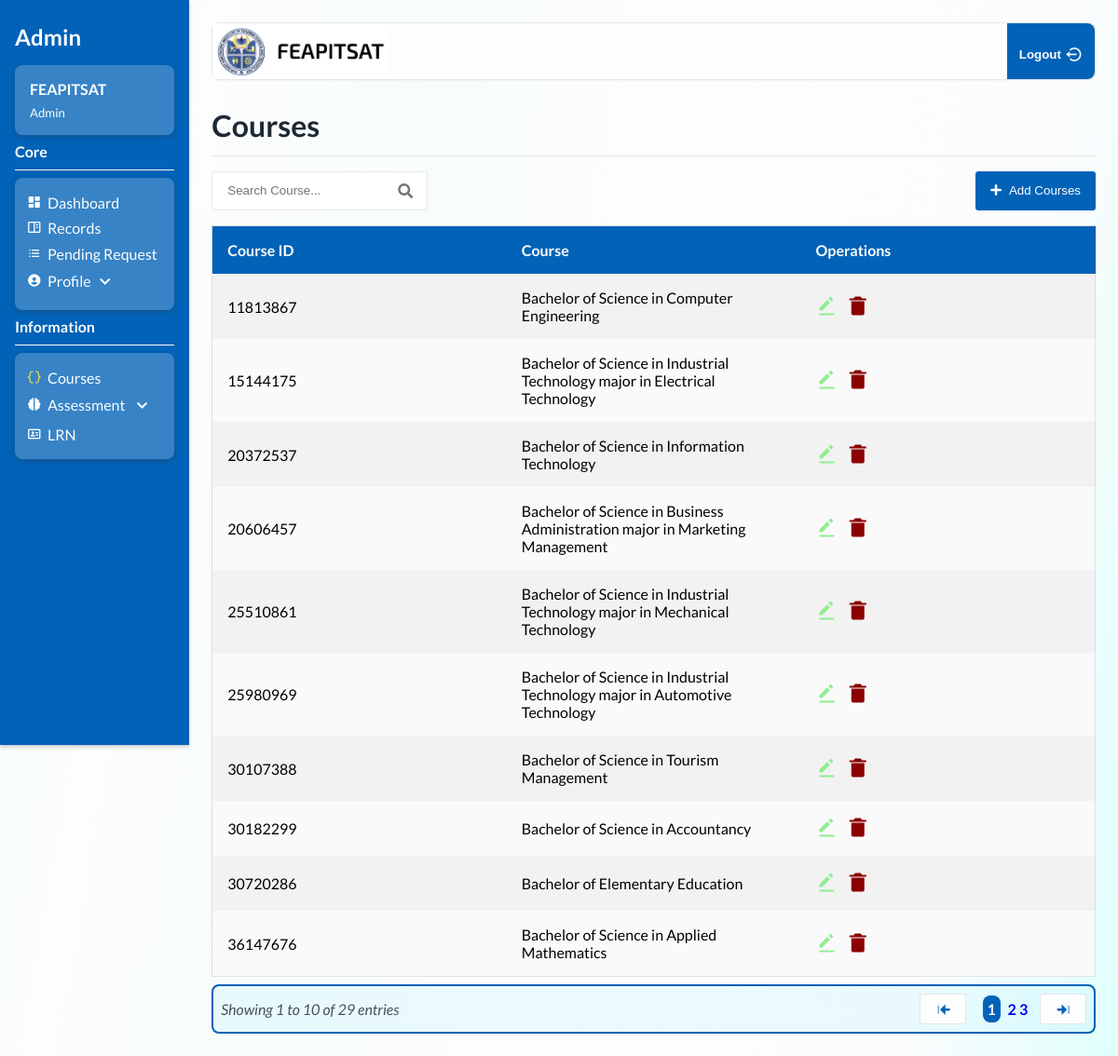
/admin-courses.php (signed in), run on the app's committed database.
### tables this page shows
CREATE TABLE `courses` (
  `course_id` bigint(8) NOT NULL,
  `course_name` varchar(100) NOT NULL,
  `description` longtext NOT NULL,
  `strand` varchar(255) NOT NULL
);

### admin-courses.php (the view, shortened to what this page needs)
<?php
    include("presets/navigation.php");
?>
    <div class="contents__headings">
        <h1>Courses</h1>
    </div>
    <div class="table-wrapper" tabindex="0">
        <div class="table-opr-wrapper">
            <div class="table-wrapper__search">
                <input type="text" name="" id="table-search" onkeyup="courseTable()" placeholder="Search Course..." class="search-input">
                <i class="fas fa-search search-icon"></i>
            </div>
            <button type="button" class="start-button" onclick="showAddModal()">
            <span class="button-icon"><i class="fas fa-plus"></i></span>Add Courses</button>
        </div>
        <table>
            <thead>
                <tr>
                    <th>Course ID</th>
                    <th>Course</th>
                    <th>Operations</th>
                </tr>
            </thead>
            <tbody id="course-data-storage" data-filter-control="true" data-show-search-clear-button="true">
                <?php
                $sql = "SELECT * FROM courses";
                $result = mysqli_query($con, $sql);
                while ($row = mysqli_fetch_assoc($result)) {
                    $course_id = $row['course_id'];
                    $course_name = $row['course_name'];
                    $description = $row['description'];
                    echo '<tr>
                            <td data-cell="Course ID">' . $course_id . '</td>
                            <td data-cell="Course" class="td-course-name">' . $course_name . '</td>
                            <td data-cell="Operations">
                                <a href="javascript:void(0);" onclick="showUpdateModal(' . $course_id . ')"><i class="bx bxs-edit-alt"></i></a>
                                    <div class="update-modal-overlay" id="updateModal_' . $course_id . '" style="display: none;">
                                                <input type="hidden" name="update_course_id" value="' . $course_id . '">
                                                <input type="text" name="new_course_name" class="update-form-input" value="' . $course_name . '" autocomplete="new-password">
                                                    <textarea name="description" class="update-form-textarea" autocomplete="new-password">' . $description . '</textarea>
                                                            <button type="button" class="update-btn-cancel" onclick="closeUpdateModal(' . $course_id . ')">Cancel</button>
                                    </div>
                                    <button class="td__button" onclick="showDeleteConfirmation(' . $course_id . ')">
                                    <i class="bx bxs-trash-alt"></i>
                                    </button>
                                    <div class="modal-overlay" id="confirmationModal_' . $course_id . '" style="display: none;">
                                                        <button class="btn-confirm" onclick="confirmDeletion(' . $course_id . ')">Yes</button>
                                                        <button class="btn-cancel" onclick="closeDeleteConfirmation(' . $course_id . ')">No</button>
                                    </div>
                            </td>
                        </tr>';
                }
                ?>
            </tbody>
        </table>
        <div class="pagination-wrapper">
            <div class="wrapper__title">
                <span id="entryCount" class="entryCount"></span>
            </div>
            <div class="wrapper__pagings">
                <button id="prevPage"><i class='bx bxs-arrow-to-left'></i></button>
                    <span id="pages"></span>
                <button id="nextPage"><i class='bx bxs-arrow-to-right' ></i></button>
            </div>
        </div>
    </div>
</body>
</html>

### presets/navigation.php (shortened to what this page needs)
<!DOCTYPE html>
<html lang="en">
<head>
    <link href='https://unpkg.com/boxicons@2.1.4/css/boxicons.min.css' rel='stylesheet'>
    <link rel="stylesheet" href="css/admin-style.css?v=<?php echo time(); ?>">
    <link rel="stylesheet" href="css/input-file.css">
    <link rel="stylesheet" href="css/forms-buttons/forms-buttons-styles.css?v=<?php echo time(); ?>">
    <link rel="stylesheet" href="https://cdnjs.cloudflare.com/ajax/libs/font-awesome/5.15.3/css/all.min.css">
</head>
<body>
    <div class="dashboard-wrapper">
        <aside class="admin-side-panel">
            <h1>Admin</h1>
            <div class="panel__user">
                <h3>FEAPITSAT</h3>
                <h4>Admin</h4>
            </div>
            <h4>Core</h4>
            <div class="hr-divider" role="separator"></div>
            <div class="panel__list-wrapper">
                <ul>
                    <li><a href="admin-dashboard.php" ><i class='bx bxs-dashboard'></i>&nbsp;&nbsp;Dashboard</a></li>
                    <li><a href="admin-records.php" ><i class='bx bx-book-content'></i>&nbsp;&nbsp;Records</a></li>
                    <li>
                        <a href="admin-approval.php" class="menu-link">
                            <span class="menu-item">
                                <i class='bx bx-list-ul'></i>&nbsp;&nbsp;Pending Request
                            </span>
                        </a>
                    </li>
                        <li class="role-dropdown"><a>
                        <i class='bx bxs-user-circle'></i>&nbsp;&nbsp;Profile
                        <i class='bx bx-chevron-down' style="
                                font-size: 1.5rem;
                                transform: translateY(4.4px);"></i></a></li>
                </ul>
            </div>
            <h4>Information</h4>
            <div class="hr-divider" role="separator"></div>
            <div class="panel__list-wrapper">
                <ul>
                    <li><a href="admin-courses.php"><i class='bx bx-code-curly'></i>&nbsp;&nbsp;Courses</a></li>
                    <li class="strand-dropdown"><a>
                        <i class='bx bxs-brain'></i>&nbsp;&nbsp;Assessment&nbsp;
                        <i class='bx bx-chevron-down' style="
                                font-size: 1.5rem;
                                transform: translateY(4.4px);"></i></a></li>
                        <li><a href="student-lrn.php"><i class='bx bx-id-card'></i>&nbsp;&nbsp;LRN</a></li>
                </ul>
            </div>
        </aside>
        <div class="dashboard-contents">
            <nav class="admin-top-navigation">
                <div class="navigation__logo-wrapper">
                    <img src="assets/logo/62a98bedbc49a_TANZAPIC1-cropped.jpg" alt="FEAPITSAT" width="100" style="height: 60px;">
                </div>
                <div class="navigation__links">
                    <button type="button" onclick="logoutAdmin()">Logout <i class='bx bx-log-out-circle' ></i> </button>
                </div>
            </nav>

### css/admin-style.css (style rules this page uses)
:root { --bg-a:rgba(255, 255, 255, 0.212); --border-clr:rgba(30, 30, 30, 0.100); --border-clr-focus: rgb(0, 81, 255); --outline-clr: rgba(239, 200, 245, 0.555); --chart-color-blue: rgb(173,216,230); --chart-color-skyblue: rgb(0,191,255); --chart-color-deepblue: rgb(25,25,112); }
body { background-image: linear-gradient(280deg, rgba(185, 255, 248, 0.459), rgba(243, 247, 250, 0.356), var(--clr-white), var(--clr-white), rgba(239, 250, 247, 0.514), var(--clr-white), rgba(170, 237, 255, 0.158))!important; }
.dashboard-wrapper { height: 100%; display: flex; justify-content: space-between; }
.dashboard-contents { width: 100%; padding: 1.5rem; overflow-x: hidden; display: flex; flex-direction: column; gap: 1rem; }
.hr-divider { margin: 0!important; }
.table-wrapper { width: 100%; overflow-x: auto; display: flex; justify-content: flex-start; align-items: flex-start; flex-direction: column; }
.table-opr-wrapper { display: flex; justify-content: space-between; flex-direction: row; width: 100%; margin-bottom: 1rem; }
.start-button { background-color: var(--clr-lightblue); color: white; border: none; padding: .8rem 1rem; border-radius: var(--border-radius-xsml); cursor: pointer; display: flex; justify-content: center; align-items: center; margin: 0; }
.button-icon { margin-right: 8px; }
.search-icon { position: absolute; top: 50%; right: -5px; transform: translateY(-50%); color: #777; cursor: pointer; }
table { --tbl-clr: hsl(0, 0%, 95%); background-color: var(--tbl-clr); border-collapse: collapse; width: 100%; border: 1px solid var(--border-clr); }
th { background-color: var(--clr-lightblue); color: var(--clr-white); }
th, td, tr { text-align: left; padding: 1rem; width: 20vw; }
tr:nth-of-type(2n) { --tr-clr: hsl(189, 5%, 98%); background-color: var(--tr-clr); }
.td__button { background: none; cursor: pointer; border: none; outline: transparent; }
.bxs-trash-alt, .bxs-edit-alt, .bx-dots-vertical-rounded { font-size: var(--fs-large); color: darkred; }
.bxs-edit-alt { color: lightgreen!important; }
.menu-link { display: flex; align-items: center; text-decoration: none; }

### css/utilities.css (style rules this page uses)
*, *::before, *::after { box-sizing: border-box!important; }
html { scroll-behavior: smooth; overflow-x: hidden; }
body { margin: 0; padding: 0; font-family: 'Lato', sans-serif; }
:root { --clr-dark: hsl(210, 29%, 16%); --clr-white: hsl(192, 15%, 99%); --clr-lightblue: hsl(208, 99%, 36%); --clr-deepblue: hsl(261, 100%, 16%); --dark-clr-dark: hsl(0, 0%, 10%); --dark-clr-white: hsl(0, 0%, 90%); --dark-clr-lightblue: hsl(208, 99%, 36%); --dark-clr-deepblue: hsl(240, 100%, 10%); --fw-300: 300; --fw-400: 400; --fw-500: 500; --fw-700: 700; --fs-small: .825rem; --fs-reg: 1rem; --fs-large: 1.5rem; --fs-xl: 2rem; --fs-sxl: 3rem; --box-shadow: rgba(61, 60, 60, 0.331)0 2px 4px; --border-radius-xsml: .2rem; --border-radius-sml: .5rem; --border-radius: 1.5rem; --border-clr:rgba(30, 30, 30, 0.100); }
.hr-divider:empty { margin: 1rem 0; height: .2rem; width: 100%; background: none; border-bottom: 1px solid var(--clr-dark); }
a { text-decoration: none; }

### admin-courses.php (style rules this page uses)
.bx-code-curly { --active-link-clr: hsl(55, 73%, 61%); color: var(--active-link-clr)!important; }

### data on the page
courses: course_id "11813867", course_name "Bachelor of Science in Computer Engineering"
courses: course_id "15144175", course_name "Bachelor of Science in Industrial Technology major in Electrical Technology"
courses: course_id "20372537", course_name "Bachelor of Science in Information Technology"
courses: course_id "20606457", course_name "Bachelor of Science in Business Administration major in Marketing Management"
courses: course_id "25510861", course_name "Bachelor of Science in Industrial Technology major in Mechanical Technology"
courses: course_id "25980969", course_name "Bachelor of Science in Industrial Technology major in Automotive Technology"
courses: course_id "30107388", course_name "Bachelor of Science in Tourism Management"
courses: course_id "30182299", course_name "Bachelor of Science in Accountancy"
courses: course_id "30720286", course_name "Bachelor of Elementary Education"
courses: course_id "36147676", course_name "Bachelor of Science in Applied Mathematics"
